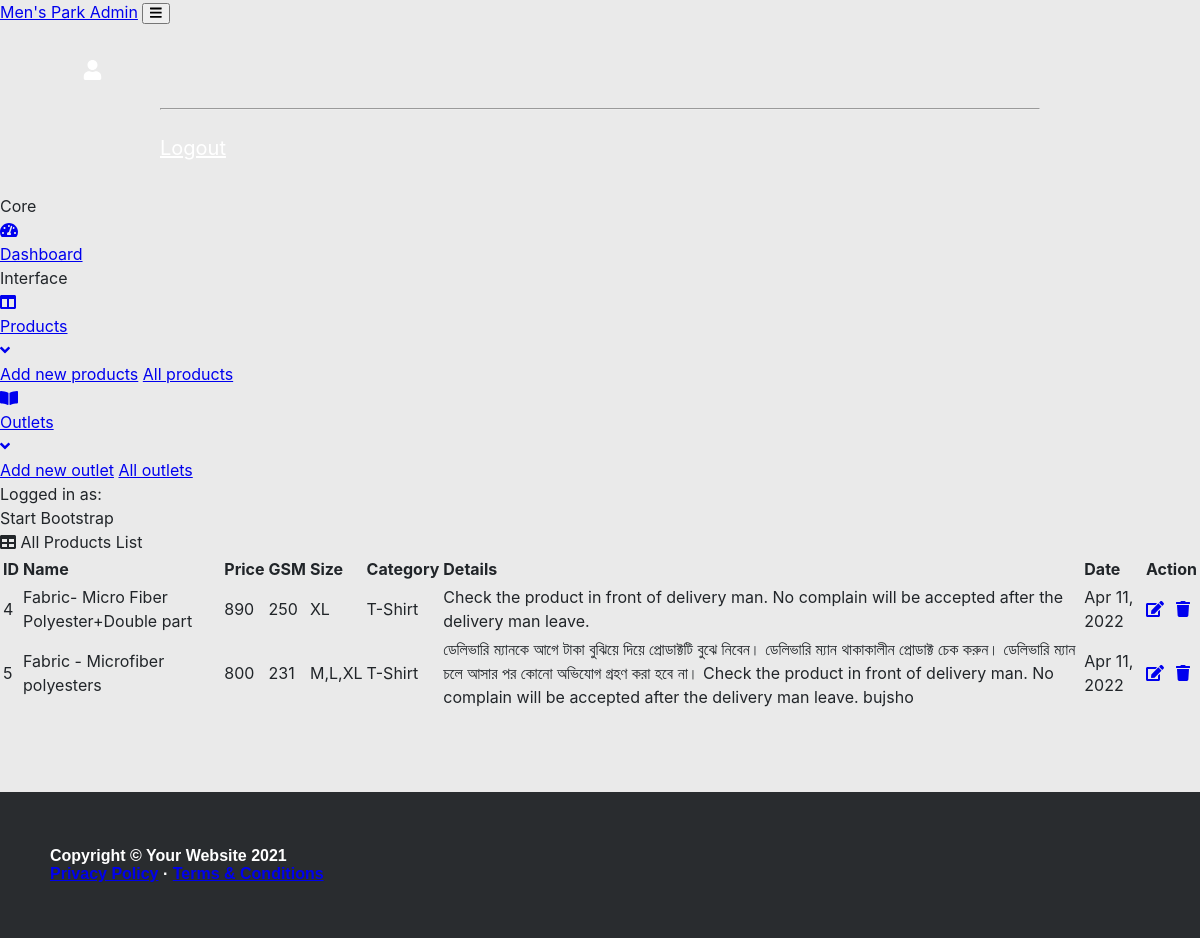
The page /all_products/ (signed in) on the database its author committed.
### App_Admin/models.py (models this page shows, shortened)
class Products(models.Model):
    name = models.CharField(max_length=200)
    gsm = models.CharField(max_length=50)
    price = models.IntegerField()
    image = models.ImageField(upload_to='product_images')
    size = models.CharField(max_length=50, choices=SIZE_CHOICES)
    made_in = models.CharField(max_length=50)
    description = models.CharField(max_length=1000, null=True)
    category = models.ForeignKey(Category, on_delete=models.CASCADE, null=False, default='')
    date = models.DateTimeField(auto_now_add=True)

class Category(models.Model):
    name = models.CharField(max_length=150)
    def __str__(self):
        return self.name

### App_Admin/views.py (the view)
# urls.py: path('all_products/', views.all_products, name="all_products"),
@login_required
def all_products(request):
    products = Products.objects.all()
    return render(request, 'App_Admin/all_products.html', context={'items': products})

### templates/App_Admin/all_products.html (shortened to what this page needs)
{% extends 'App_Admin/base.html' %}
{% load crispy_forms_tags %}
{% block body %}
<main>
    <div class="container-fluid px-4 mt-5">
        <div class="card mb-4">
            <div class="card-header">
                <i class="fas fa-table me-1"></i>
                All Products List
            </div>
            <div class="card-body">
                <table id="datatablesSimple">
                    <thead>
                        <tr>
                            <th scope="col">ID</th>
                            <th scope="col">Name</th>
                            <th scope="col">Price</th>
                            <th scope="col">GSM</th>
                            <th scope="col">Size</th>
                            <th scope="col">Category</th>
                            <th scope="col">Details</th>
                            <th scope="col">Date</th>
                            <th colspan="2" style="text-align: center;">Action</th>
                        </tr>
                    </thead>
                    <tbody>
                        {% for item in items %}
                        <tr>
                            <td>{{item.id}}</td>
                            <td>{{item.name}}</td>
                            <td>{{item.price}}</td>
                            <td>{{item.gsm}}</td>
                            <td>{{item.size}}</td>
                            <td>{{item.category}}</td>
                            <td>{{item.description}}</td>
                            <td>{{item.date|date:"M d, Y"}}</td>
                            <td><a href="{% url 'App_Admin:edit_product' product_id=item.id %}" class="btn btn-warning"><i class="fas fa-edit"></i></a></td>
                            <td><a href="{% url 'App_Admin:delete_product' product_id=item.id %}" onclick="confirm('Want to delete product?')" class="btn btn-danger dlt"><i class="fas fa-trash"></i></button></td>
                        </tr>
                        {% endfor %}
                    </tbody>
                </table>
            </div>
        </div>
    </div>
</main>
{% endblock %}

### static/css/styles.css (style rules this page uses)
body { margin: 0; padding: 0; font-family: -apple-system,BlinkMacSystemFont,"Segoe UI",Roboto,"Helvetica Neue",Arial,"Noto Sans",sans-serif,"Apple Color Emoji","Segoe UI Emoji","Segoe UI Symbol","Noto Color Emoji"; font-size: 1rem; font-weight: 400; line-height: 1.5; color: #212529; text-align: left; background-color: #e8e8e8de !important; }

### rows shown on the page
Products: id "4", name "Fabric- Micro Fiber Polyester+Double part", price "890", gsm "250", size "XL", category "T-Shirt", description "Check the product in front of delivery man. No complain will be accepted after the delivery man leave.", date "Apr 11, 2022"
Products: id "5", name "Fabric - Microfiber polyesters", price "800", gsm "231", size "M,L,XL", category "T-Shirt", description "ডেলিভারি ম্যানকে আগে টাকা বুঝিয়ে দিয়ে প্রোডাক্টটি বুঝে নিবেন। ডেলিভারি ম্যান থাকাকালীন প্রোডাক্ট চেক করুন। ডেলিভারি ম্যান চলে আসার পর কোনো অভিযোগ গ্রহণ করা হবে না। Check the product in front of delivery man. No complain will be accepted after the delivery man leave. bujsho", date "Apr 11, 2022"
